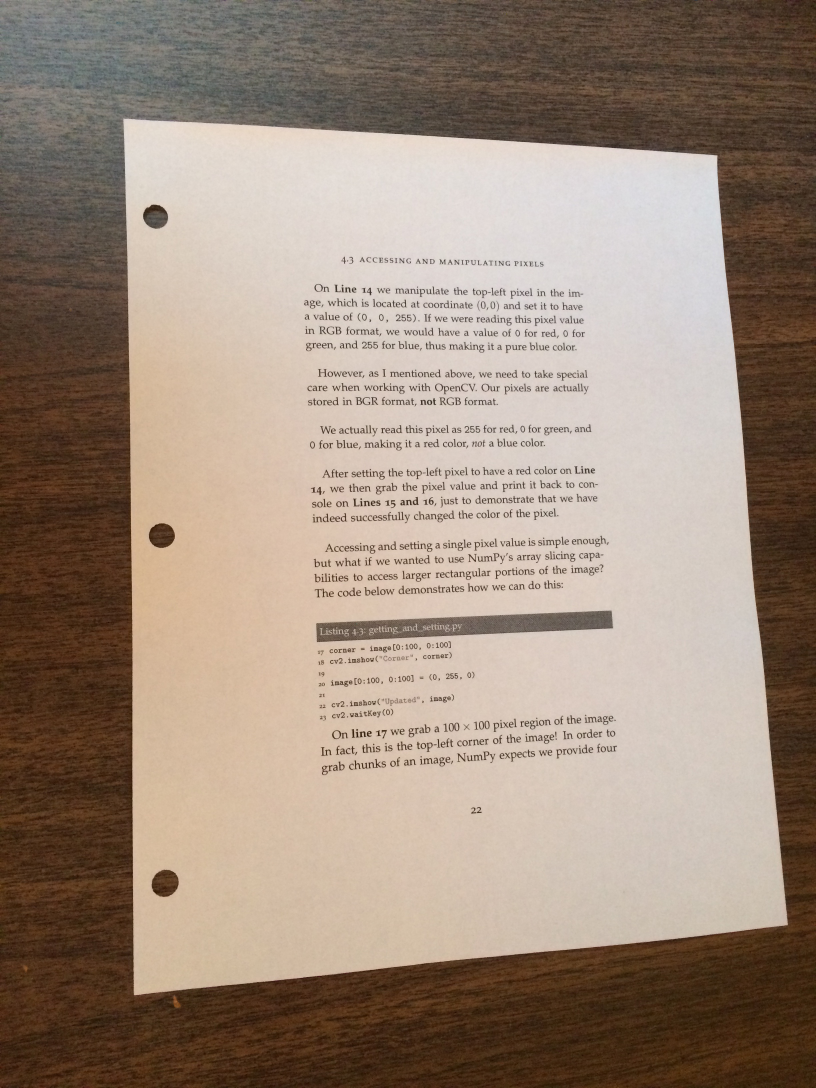
#> input picture page.jpg, 2448 x 3264 px (shown at 1/3 size)
$ python doc_scan.py --input page.jpg
#> lines starting #> are read from the running program, lines starting #| are printed output that depends on the picture; after the words box and inside, x2 and y2 are one past the last pixel; in counts of white or black regions, pixels touching at a corner belong together
#> further down, image is the input picture: shape (3264, 2448, 3); mean B, G, R 123.7, 138.6, 156.7
### doc_converter.py
import cv2
import imutils
from flatten_doc import doc_perspective_transform
from skimage.filters import threshold_local


def converter(image):

    #Resizing
    ratio = image.shape[0] / 720.
#> ratio = 4.53
    original = image.copy()
    image = imutils.resize(image, height = 720)
#> image: shape (720, 540, 3)

    #Edge Detection Phase
    gray = cv2.cvtColor(image, cv2.COLOR_BGR2GRAY)
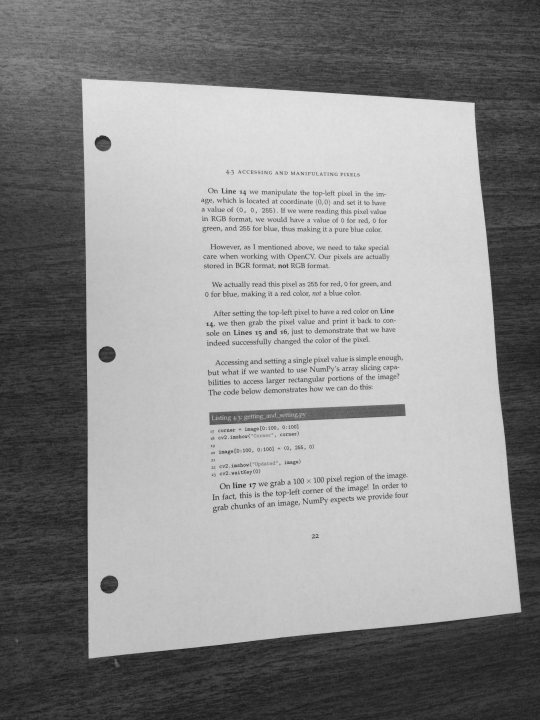
#> gray: shape (720, 540); min 26, max 227, mean 142.4
    gray = cv2.GaussianBlur(gray, (5, 5), 0)
    edged = cv2.Canny(gray, 75, 200)
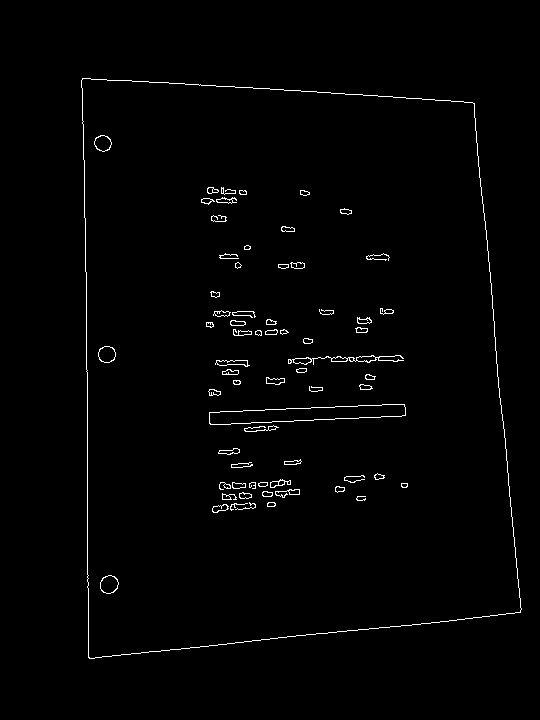
#> edged: shape (720, 540); 1.3% white in thin lines or dots, all inside (x1, y1, x2, y2) = (81, 78, 522, 659)

    #Finding largest contour in edged map
    cnts = cv2.findContours(edged.copy(), cv2.RETR_LIST, cv2.CHAIN_APPROX_SIMPLE)
#> cnts = 129 contours, 21 with area under 20; largest, box (x1, y1, x2, y2) and area: (81, 78, 522, 659) 224509, (81, 78, 522, 659) 224506, (209, 404, 406, 425) 2382, (209, 404, 406, 425) 2380, (288, 355, 404, 365) 280
    cnts = imutils.grab_contours(cnts)
    cnts = sorted(cnts, key = cv2.contourArea, reverse = True)[:5]
#> cnts = 5 contours; box (x1, y1, x2, y2) and area: (81, 78, 522, 659) 224509, (81, 78, 522, 659) 224506, (209, 404, 406, 425) 2382, (209, 404, 406, 425) 2380, (288, 355, 404, 365) 280

    for c in cnts:

        #Smoothening/approximating the contour
        perimeter = cv2.arcLength(c, True)
        approx = cv2.approxPolyDP(c, 0.02 * perimeter, True)

        if len(approx) == 4:
            screenCnt = approx
            break
#> this loop made 1 pass
#> (perimeter, screenCnt) on pass 1: (1970, [[82, 78], [88, 657], [520, 612], [474, 103]])

    #Marking document outline
    cv2.drawContours(image, [screenCnt], -1, (0, 255, 0), 2)
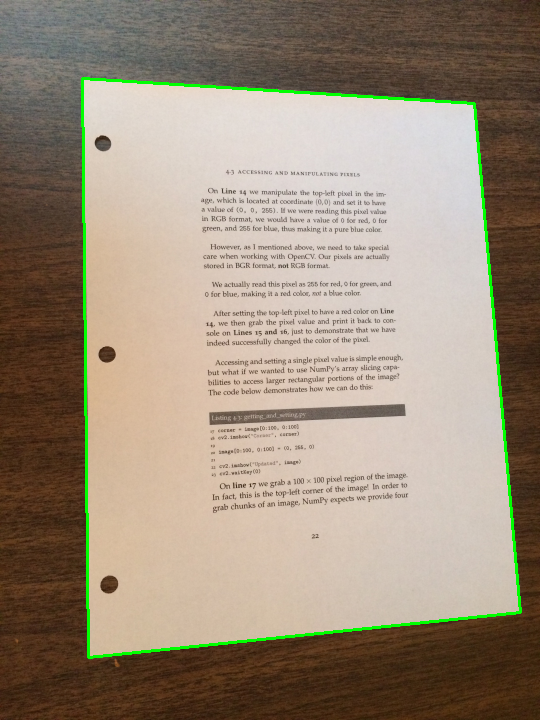
#> image: shape (720, 540, 3); mean of channels 0, 1, 2 122, 140.5, 154.5; drawn as B, G, R

    #Changing perespective of image
    warped_image = doc_perspective_transform(original, screenCnt.reshape(4, 2) * ratio)
    warped_image = cv2.cvtColor(warped_image, cv2.COLOR_BGR2GRAY)
    T = threshold_local(warped_image, 11, offset = 10, method = "gaussian")
    warped_image = (warped_image > T).astype("uint8") * 255

    warped_image = imutils.resize(warped_image, height = 720)
    warped_image = cv2.cvtColor(warped_image, cv2.COLOR_GRAY2BGR)

    return image, warped_image

### flatten_doc.py
#Module to flatten document on the screen

import numpy as np
import cv2

def order_points(points):

    #Initializing array for document vertices
    rectangle = np.zeros((4, 2), dtype = "float32")

    #Finding documnet vertices in order of (tl, tr, br, bl) where t = top, l = left and so on
    col_wise_sum = points.sum(axis = 1)
#> col_wise_sum = [725.3, 3377.3, 5131.7, 2615.7]
    rectangle[0] = points[np.argmin(col_wise_sum)]
    rectangle[2] = points[np.argmax(col_wise_sum)]

    col_wise_diff = np.diff(points, axis = 1)
#> col_wise_diff = [-18.13, 2579.5, 417.1, -1681.9]
    rectangle[1] = points[np.argmin(col_wise_diff)]
    rectangle[3] = points[np.argmax(col_wise_diff)]

    return rectangle

def doc_perspective_transform(image, points):

    doc_bounding_rect = order_points(points)
#> doc_bounding_rect = [[371.7, 353.6], [2148.8, 466.9], [2357.3, 2774.4], [398.9, 2978.4]]
    (tl, tr, br, bl) = doc_bounding_rect
#> tl = [371.7, 353.6]; tr = [2148.8, 466.9]; br = [2357.3, 2774.4]; bl = [398.9, 2978.4]

    #Computing top and bottom widths
    width_top = np.linalg.norm(tr - tl)
#> width_top = 1780.7
    width_bottom = np.linalg.norm(br - bl)
#> width_bottom = 1969
    max_width = int(max(width_top, width_bottom))
#> max_width = 1968

    #Computing left and right heights
    height_left = np.linalg.norm(tl - bl)
#> height_left = 2624.9
    height_right = np.linalg.norm(tr - br)
#> height_right = 2316.9
    max_height = int(max(height_left, height_right))
#> max_height = 2624

    #New coordinates for document
    new_coords = np.array([
        [0, 0],
        [max_width - 1, 0],
        [max_width - 1, max_height - 1],
        [0, max_height - 1]
        ], dtype = "float32")
#> new_coords = [[0, 0], [1967, 0], [1967, 2623], [0, 2623]]

    #Applying transformation matrix to change document according to new coordinates
    transform_matrix = cv2.getPerspectiveTransform(doc_bounding_rect, new_coords)
#> transform_matrix = [[0.973, -0.0101, -358.3], [-0.0707, 1.11, -366], [-6.63e-05, 4.56e-05, 1]]
    warped_image = cv2.warpPerspective(image, transform_matrix, (max_width, max_height))

    return warped_image


### doc_scan.py
from doc_converter import converter
import cv2
import argparse
import numpy as np

#Argument Parser for CLI
ap = argparse.ArgumentParser()
ap.add_argument("-i", "--input", required = True, help = "Path to document image")
args = vars(ap.parse_args())

#For script input
'''args = { "input": "Enter document path between inveted commas" }'''

image = cv2.imread(args["input"])
outlined_image, warped_image = converter(image)
#> in converter, `warped_image = cv2.cvtColor(warped_image, cv2.COLOR_BGR2GRAY)`:
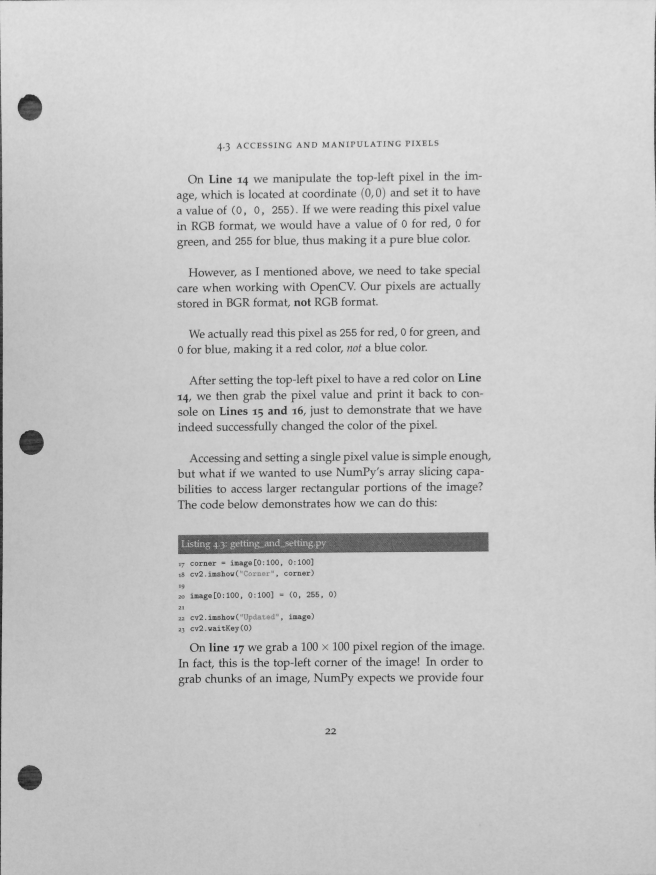
#> warped_image: shape (2624, 1968) (shown at 1/3 size); min 18, max 232, mean 199.5
#> in converter, `warped_image = (warped_image > T).astype("uint8") * 255`:
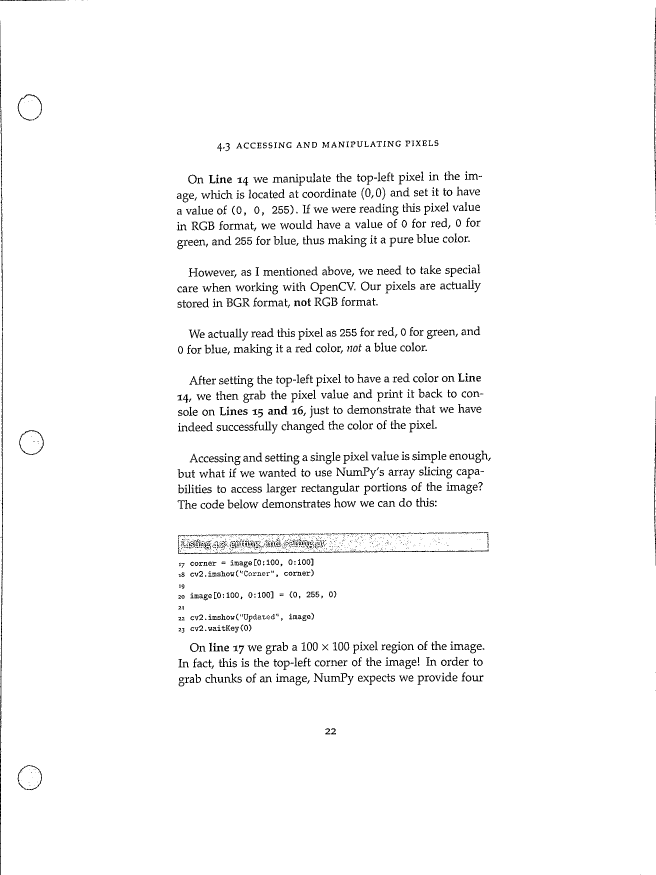
#> warped_image: shape (2624, 1968) (shown at 1/3 size); 97.1% white; black in thin lines or dots
#> in converter, `warped_image = imutils.resize(warped_image, height = 720)`:
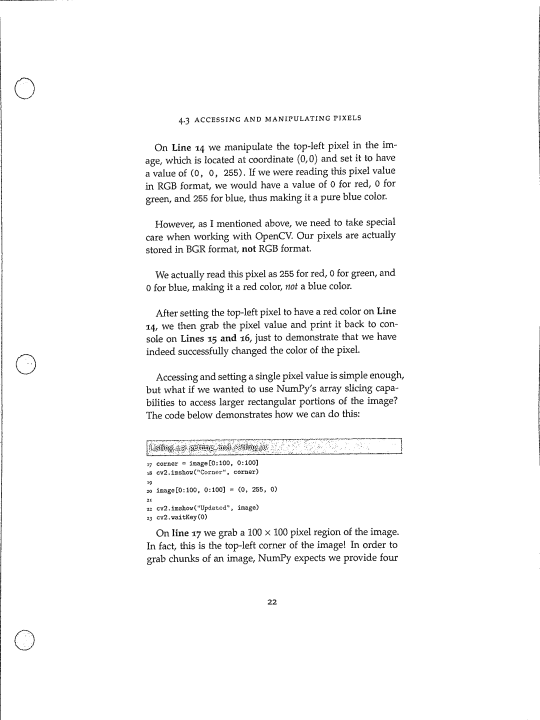
#> warped_image: shape (720, 540); min 0, max 255, mean 247.7
#Show results
cv2.imwrite(r"output/doc scan/output.jpg", warped_image);
cv2.imshow("Outlined v/s Scanned", np.hstack([outlined_image, warped_image]))
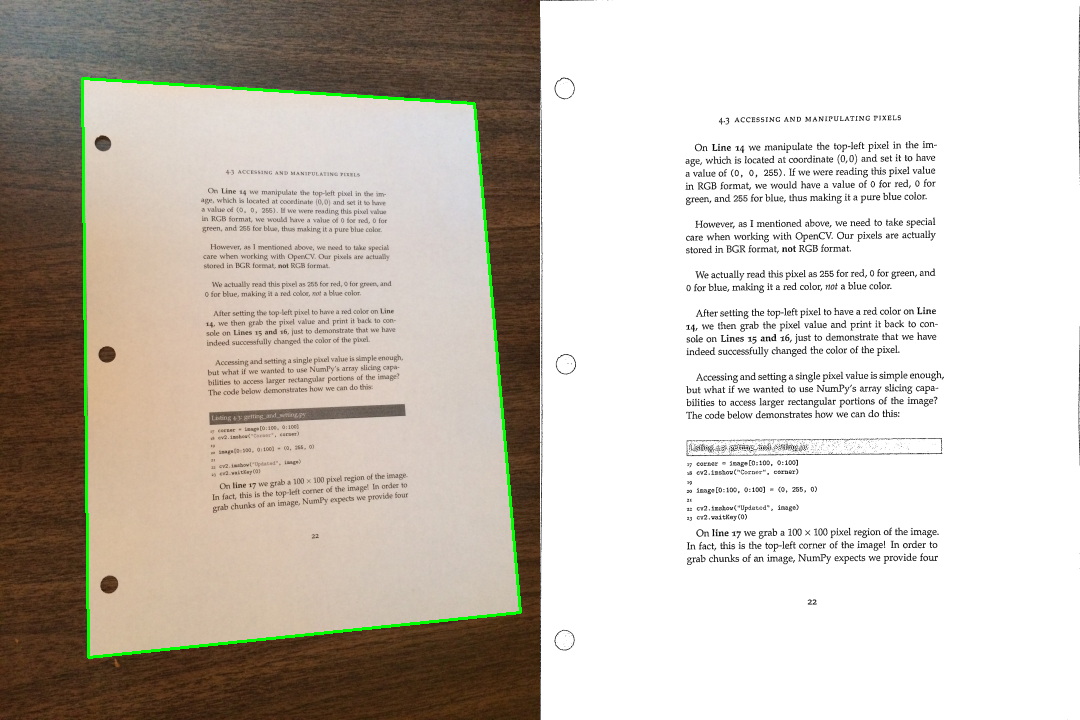
#> window 'Outlined v/s Scanned': shape (720, 1080, 3); mean B, G, R 184.8, 194.1, 201.1
cv2.waitKey(0)
